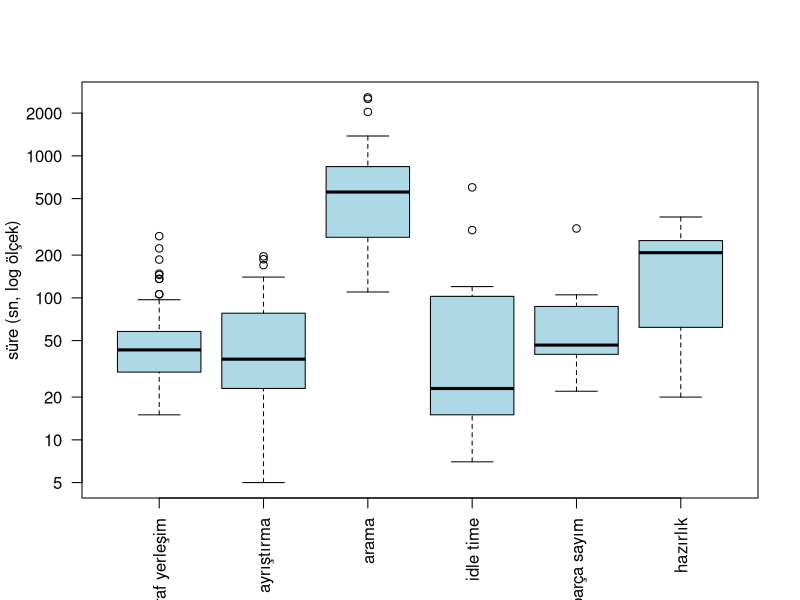
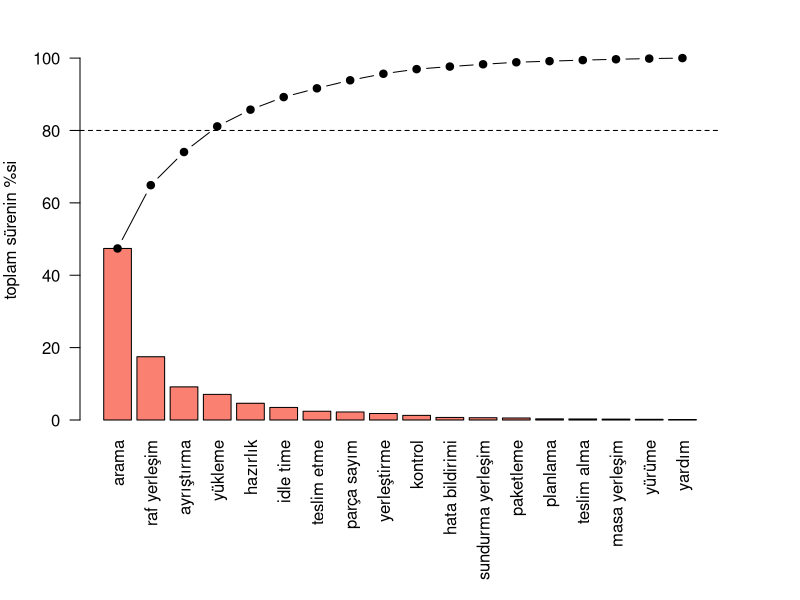
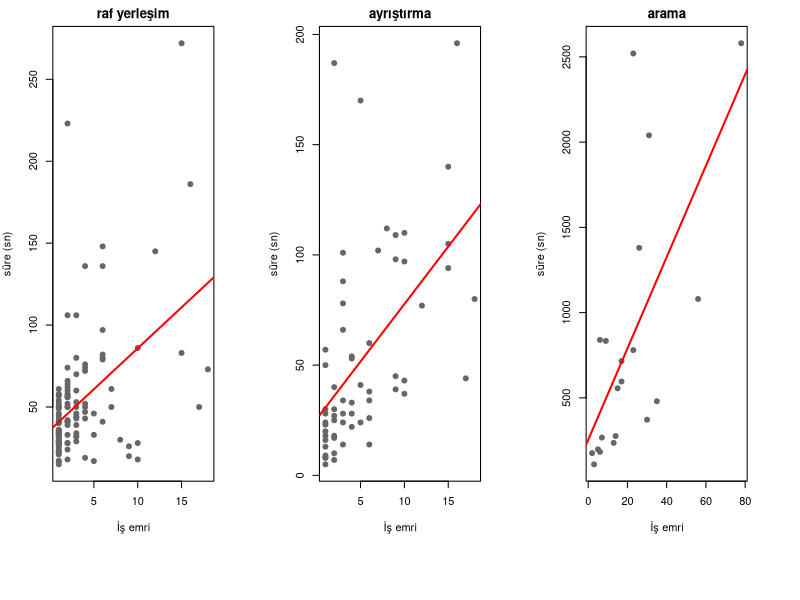
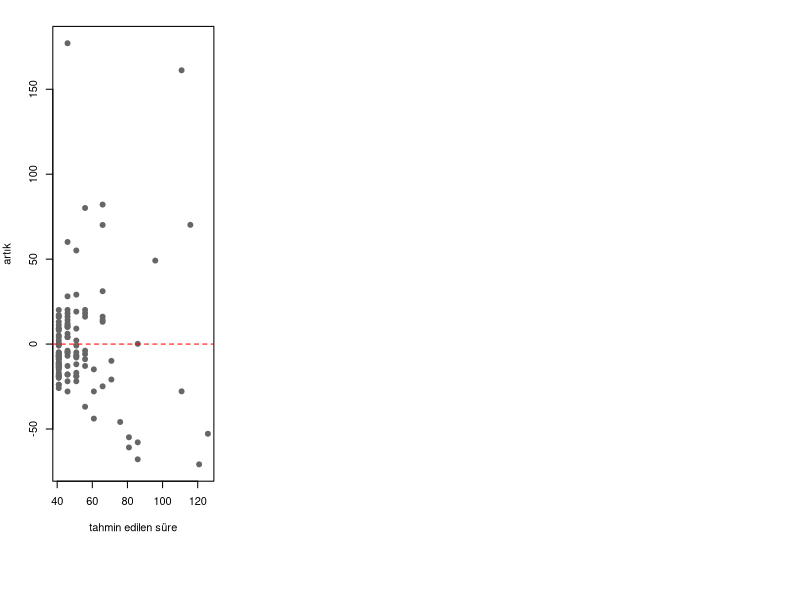
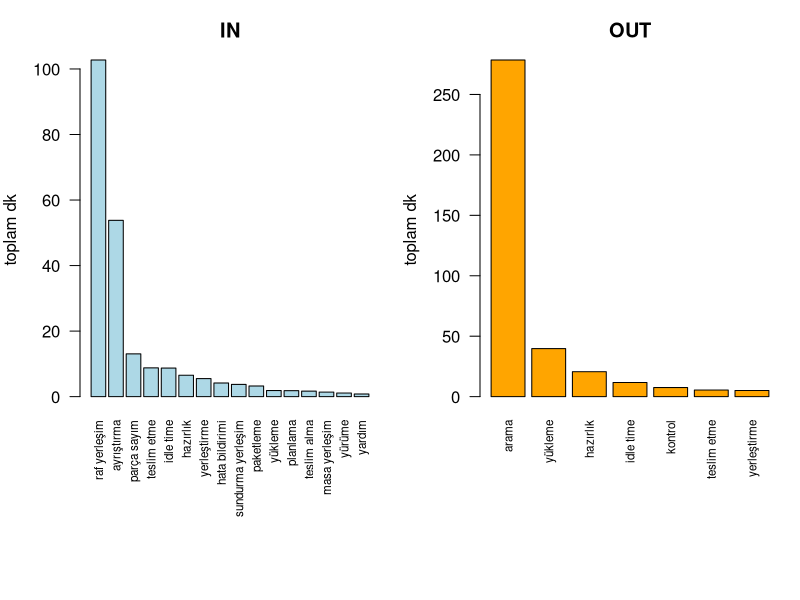

Generate these figures, in order, with R:
## ---- chunk 1
library(readxl)

df <- read_excel("data/TIME_STUDY.xlsx")

# sutun adlarini kisalttim, kodda yazmasi kolay olsun diye
names(df) <- c("tarih", "akis", "yon", "parca", "aktivite", "sure", "parca_turu", "kisi")

nrow(df)
table(df$yon)
## ---- chunk 2
n_gozlem <- tapply(df$sure, df$aktivite, length)
ortalama <- tapply(df$sure, df$aktivite, mean)
medyan   <- tapply(df$sure, df$aktivite, median)
st_sapma <- tapply(df$sure, df$aktivite, sd)

ozet <- data.frame(n = as.numeric(n_gozlem),
                   ortalama = round(ortalama, 1),
                   medyan = as.numeric(medyan),
                   st_sapma = round(st_sapma, 1))
ozet <- ozet[order(-ozet$n), ]

knitr::kable(ozet, caption = "Aktivite bazında özet istatistikler (saniye)")
## ---- chunk 3
#| fig-cap: "En sık gözlenen 6 aktivitenin süre dağılımı (log ölçek)"
top6 <- rownames(ozet)[1:6]
boxplot(sure ~ factor(aktivite, levels = top6),
        data = df[df$aktivite %in% top6, ],
        log = "y", las = 2, col = "lightblue",
        xlab = "", ylab = "süre (sn, log ölçek)")
## ---- chunk 4
toplam <- sort(tapply(df$sure, df$aktivite, sum), decreasing = TRUE)
yuzde <- 100 * toplam / sum(toplam)
kumulatif <- cumsum(yuzde)

pareto_tablo <- data.frame(toplam_dk = round(toplam / 60, 1),
                           yuzde = round(yuzde, 1),
                           kumulatif = round(kumulatif, 1))

knitr::kable(head(pareto_tablo, 6), caption = "Toplam sürenin aktivitelere dağılımı")
## ---- chunk 5
#| fig-cap: "Pareto grafiği: kesikli çizgi %80 sınırı"
par(mar = c(9, 4, 2, 4))
cb <- barplot(yuzde, las = 2, col = "salmon", ylim = c(0, 105),
              ylab = "toplam sürenin %si")
lines(cb, kumulatif, type = "b", pch = 19)
abline(h = 80, lty = 2)
## ---- chunk 6
kayip <- sum(df$sure[df$aktivite %in% c("idle time", "yürüme", "yardım")])
verimli <- sum(df$sure) - kayip
allowance <- kayip / verimli

std_hesap <- function(ad) {
  x <- df$sure[df$aktivite == ad]
  ga <- t.test(x)$conf.int   # %95 guven araligi
  data.frame(aktivite = ad, n = length(x),
             ortalama = round(mean(x), 1),
             ga_alt = round(ga[1], 1), ga_ust = round(ga[2], 1),
             standart_zaman = round(mean(x) * (1 + allowance), 1))
}

st_tablo <- rbind(std_hesap("raf yerleşim"),
                  std_hesap("ayrıştırma"),
                  std_hesap("arama"))

knitr::kable(st_tablo, caption = "Standart zamanlar (sn), allowance = %3.9")
## ---- chunk 7
raf <- df[df$aktivite == "raf yerleşim" & !is.na(df$parca), ]
ayr <- df[df$aktivite == "ayrıştırma" & !is.na(df$parca), ]
ara <- df[df$aktivite == "arama" & !is.na(df$parca), ]

korelasyon <- data.frame(
  aktivite = c("raf yerleşim", "ayrıştırma", "arama"),
  n = c(nrow(raf), nrow(ayr), nrow(ara)),
  korelasyon = round(c(cor(raf$parca, raf$sure),
                       cor(ayr$parca, ayr$sure),
                       cor(ara$parca, ara$sure)), 2))

knitr::kable(korelasyon, caption = "İş emri miktarı ile süre arasındaki korelasyon")
## ---- chunk 8
model_raf <- lm(sure ~ parca, data = raf)
model_ayr <- lm(sure ~ parca, data = ayr)
model_ara <- lm(sure ~ parca, data = ara)

# log donusumlu alternatif modeller
model_raf_log <- lm(log(sure) ~ parca, data = raf)
model_ayr_log <- lm(log(sure) ~ parca, data = ayr)
model_ara_log <- lm(log(sure) ~ parca, data = ara)

model_ozet <- function(model, log_model, ad) {
  s <- summary(model)
  data.frame(aktivite = ad,
             katsayi = round(coef(model)[2], 2),
             p_degeri = signif(s$coefficients[2, 4], 2),
             R2 = round(s$r.squared, 2),
             log_R2 = round(summary(log_model)$r.squared, 2))
}

karsilastirma <- rbind(
  model_ozet(model_raf, model_raf_log, "raf yerleşim"),
  model_ozet(model_ayr, model_ayr_log, "ayrıştırma"),
  model_ozet(model_ara, model_ara_log, "arama"))

knitr::kable(karsilastirma, row.names = FALSE,
             caption = "Regresyon modellerinin karşılaştırması")
## ---- chunk 9
summary(model_raf)
## ---- chunk 10
#| fig-cap: "Parça miktarı ile süre ilişkisi (kırmızı: regresyon doğrusu)"
par(mfrow = c(1, 3))
plot(raf$parca, raf$sure, pch = 19, col = "gray40",
     xlab = "İş emri", ylab = "süre (sn)", main = "raf yerleşim")
abline(model_raf, col = "red", lwd = 2)
plot(ayr$parca, ayr$sure, pch = 19, col = "gray40",
     xlab = "İş emri", ylab = "süre (sn)", main = "ayrıştırma")
abline(model_ayr, col = "red", lwd = 2)
plot(ara$parca, ara$sure, pch = 19, col = "gray40",
     xlab = "İş emri", ylab = "süre (sn)", main = "arama")
abline(model_ara, col = "red", lwd = 2)
## ---- chunk 11
#| fig-cap: "Raf yerleşim modeli artık grafiği"
plot(fitted(model_raf), resid(model_raf), pch = 19, col = "gray40",
     xlab = "tahmin edilen süre", ylab = "artık")
abline(h = 0, lty = 2, col = "red")
## ---- chunk 12
#| fig-cap: "Yön bazında toplam süre dağılımı"
par(mfrow = c(1, 2), mar = c(10, 4, 3, 1))
in_t  <- sort(tapply(df$sure[df$yon == "IN"],  df$aktivite[df$yon == "IN"],  sum),
              decreasing = TRUE)
out_t <- sort(tapply(df$sure[df$yon == "OUT"], df$aktivite[df$yon == "OUT"], sum),
              decreasing = TRUE)
barplot(in_t / 60,  las = 2, col = "lightblue", main = "IN",  ylab = "toplam dk",
        cex.names = 0.7)
barplot(out_t / 60, las = 2, col = "orange",    main = "OUT", ylab = "toplam dk",
        cex.names = 0.7)
